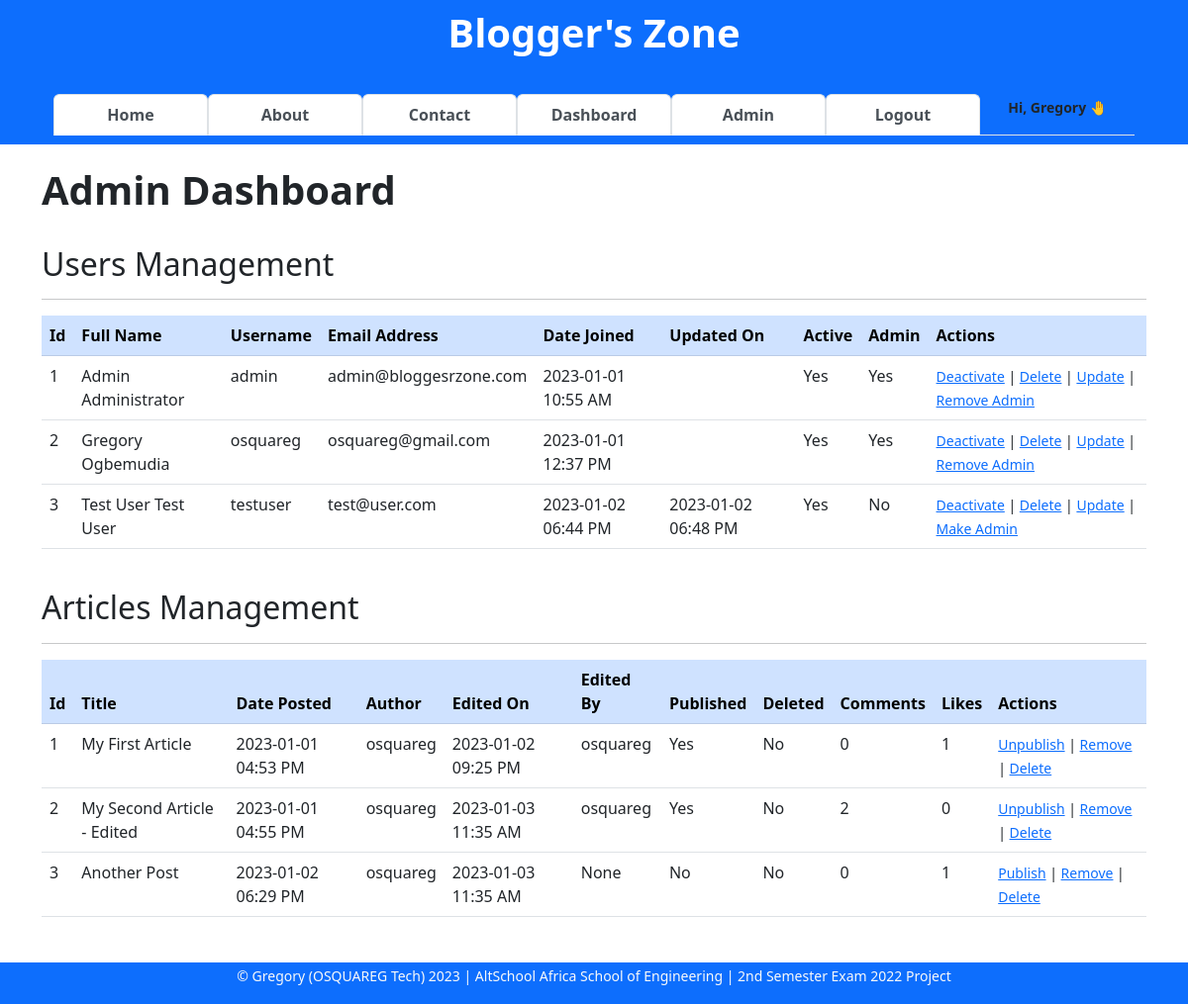
Before: /admin/ (signed in) with the older database file.
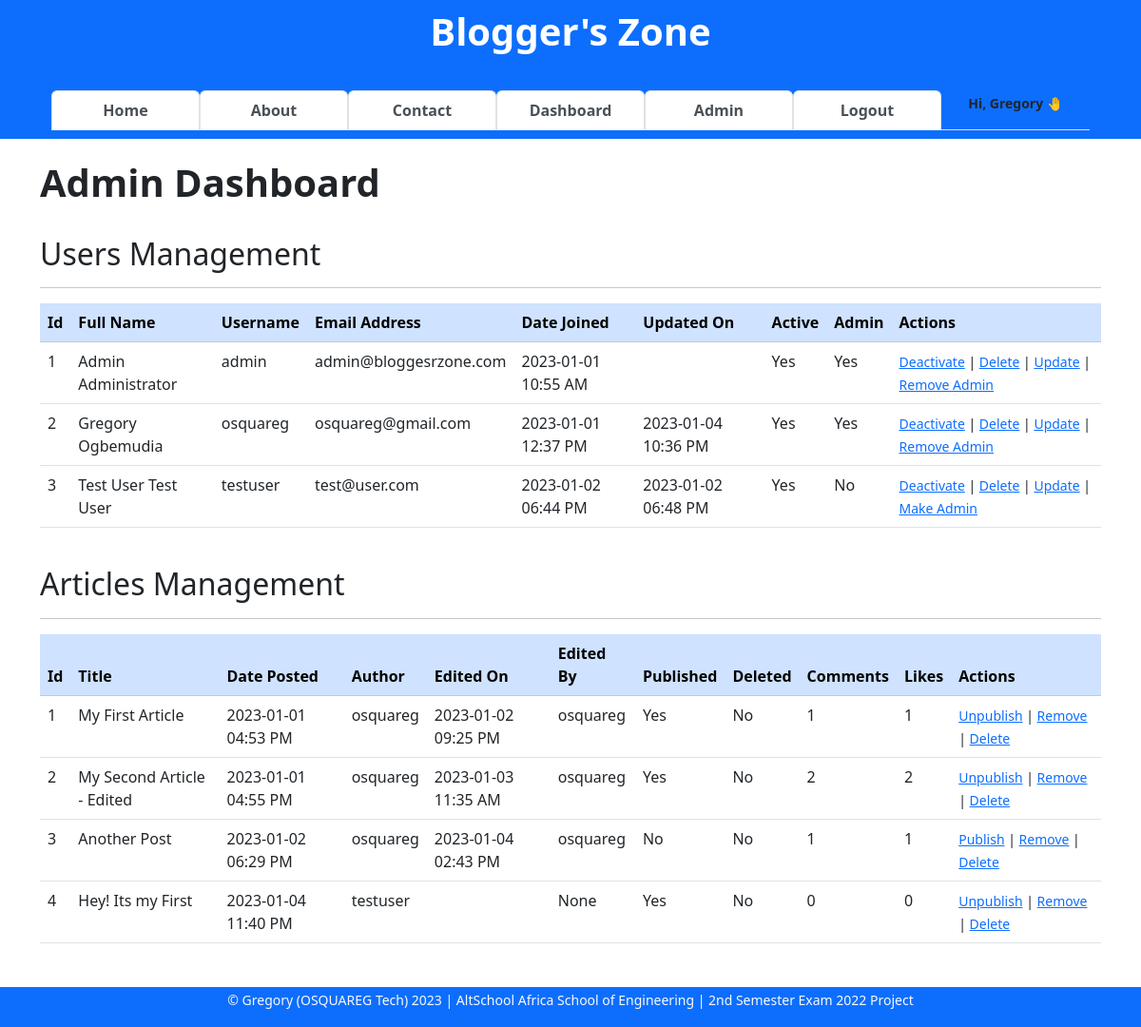
After: the same page with the newer database file.
### app/models.py (models this page shows, shortened)
class User(db.Model, UserMixin):
    __tablename__ = "users"
    id = db.Column(db.Integer, primary_key=True)
    firstname = db.Column(db.String(255), nullable=False)
    lastname = db.Column(db.String(255), nullable=False)
    username = db.Column(db.String(25), nullable=False, unique=True)
    email = db.Column(db.Text(150), nullable=False, unique=True)
    password_hash = db.Column(db.Text(255), nullable=False, unique=True)
    bio = db.Column(db.Text(), nullable=True)
    date_joined = db.Column(db.DateTime, default=datetime.utcnow)
    is_active = db.Column(db.Boolean, default=True)
    is_admin = db.Column(db.Boolean, default=False)
    profile_pic = db.Column(db.String(), nullable=True)
    last_updated_by = db.Column(db.String)
    last_updated_on = db.Column(db.DateTime, onupdate=datetime.utcnow)
    articles = db.relationship("Article", backref="author")
    comments = db.relationship("Comment", backref="commenter")
    article_likes = db.relationship("ArticleLike", backref="art_liker")
    comment_likes = db.relationship("CommentLike", backref="com_liker")

class Article(db.Model):
    __tablename__ = "articles"
    id = db.Column(db.Integer, primary_key=True)
    title = db.Column(db.String(255), nullable=False)
    content = db.Column(db.Text, nullable=False)
    date_posted = db.Column(db.DateTime, default=datetime.utcnow)
    is_draft = db.Column(db.Boolean, default=False, nullable=False)
    last_updated_on = db.Column(db.DateTime, onupdate=datetime.utcnow)
    last_updated_by = db.Column(db.String)
    is_deleted = db.Column(db.Boolean, default=False)
    author_id = db.Column(db.Integer, db.ForeignKey("users.id", ondelete="CASCADE"))
    comments = db.relationship("Comment", backref="articles")
    article_likes = db.relationship("ArticleLike", backref="articles")
    comment_likes = db.relationship("CommentLike", backref="articles")

### app/admin/admin_users.py (the view)
@blueprint.route("/", methods=["GET"])
@login_required
def admin():
    users = db.session.query(User).all()
    articles = db.session.query(Article).all()
    comment_likes_cnts = db.session \
        .query(Article.id.label("article_id"),
               func.count(Comment.comment).label("comments_count"),
               func.count(ArticleLike.user_id).label("likes_count")) \
        .outerjoin(Comment, Comment.article_id == Article.id) \
        .outerjoin(ArticleLike, ArticleLike.article_id == Article.id) \
        .group_by(Article.id).all()
    context = {
        "users": users,
        "articles": articles,
        "comment_likes_cnts": comment_likes_cnts
    }
    if current_user.is_authenticated and current_user.is_admin:
        return render_template("admin.html", **context)
    else:
        flash(f"You are not an admin!")
        return redirect(url_for("user.dashboard"))

### app/main.py (called while the page is built)
@login_man.user_loader
def user_loader(id):
    return User.query.get(int(id))

### app/admin/templates/admin.html (shortened to what this page needs)
{% extends 'base.html' %}
{% block content %}
<h1><b>Admin Dashboard</b></h1>
<br>
<div>
    <h2> Users Management </h2>
    <hr>
    <table class="table">
        <thead class="table-primary table-responsive">
            <th>Id</th>
            <th>Full Name</th>
            <th>Username</th>
            <th>Email Address</th>
            <th>Date Joined</th>
            <th>Updated On</th>
            <th>Active</th>
            <th>Admin</th>
            <th>Actions</th>
        </thead>
        <tbody>
            {% for user in users %}
            <tr>
                <td>{{ user.id }} </td>
                <td>{{ user.firstname }} {{ user.lastname }}</td>
                <td>{{ user.username }}</td>
                <td>{{ user.email }} </td>
                <td>{{ user.date_joined.strftime('%Y-%m-%d %I:%M %p') }} </td>
                <td> {% if user.last_updated_on is none %} {{ Null }}
                    {% else %}
                    {{ user.last_updated_on.strftime('%Y-%m-%d %I:%M %p') }}
                    {% endif %}
                </td>
                <td>{% if user.is_active: %} Yes {% else %} No {% endif %} </td>
                <td>{% if user.is_admin: %} Yes {% else %} No {% endif %} </td>
                <td> <small>
                        {% if user.is_active: %}
                        <a href="{{ url_for('admin-users.deactivate_user', id=user.id) }}">Deactivate</a> | {% else %}
                        <a href="{{ url_for('admin-users.activate_user', id=user.id) }}">Activate</a> |
                        {% endif %}
                        <a href="{{ url_for('admin-users.delete_user', id=user.id) }}">Delete</a> |
                        <a href="{{ url_for('admin-users.update_user', id=user.id) }}">Update</a> |
                        {% if user.is_admin: %}
                        <a href="{{ url_for('admin-users.remove_admin', id=user.id) }}">Remove Admin</a>
                        {% else %}
                        <a href="{{ url_for('admin-users.make_admin', id=user.id) }}">Make Admin</a>
                        {% endif %}
                    </small>
                </td>
            </tr>
            {% endfor %}
        </tbody>
    </table>
</div>
<br>
<div>
    <h2> Articles Management </h2>
    <hr>
    <table class="table">
        <thead class="table-primary table-responsive">
            <th>Id</th>
            <th>Title</th>
            <th>Date Posted</th>
            <th>Author</th>
            <th>Edited On</th>
            <th>Edited By</th>
            <th>Published</th>
            <th>Deleted</th>
            <th>Comments</th>
            <th>Likes</th>
            <th>Actions</th>
        </thead>
        <tbody>
            {% for article in articles %}
            <tr>
                <td>{{ article.id }}</td>
                <td>{{ article.title }}</td>
                <td>{{ article.date_posted.strftime('%Y-%m-%d %I:%M %p') }}</td>
                <td>{{ article.author.username }}</td>
                <td> {% if article.last_updated_on is none %}
                    {{ Null }} {% else %}
                    {{ article.last_updated_on.strftime('%Y-%m-%d %I:%M %p') }}
                    {% endif %}
                </td>
                <td>{{ article.last_updated_by }}</td>
                <td>{% if article.is_draft: %} No {% else %} Yes {% endif %} </td>
                <td>{% if article.is_deleted: %} Yes {% else %} No {% endif %} </td>
                <td>
                {% for comment_likes_cnt in comment_likes_cnts %}
                {% if comment_likes_cnt.article_id == article.id %}
                {{ comment_likes_cnt.comments_count }}
                {% endif %}
                {% endfor %}
                </td>
                <td>
                {% for comment_likes_cnt in comment_likes_cnts %}
                {% if comment_likes_cnt.article_id == article.id %}
                {{ comment_likes_cnt.likes_count }}
                {% endif %}
                {% endfor %}
                </td>
                <td>
                    <small>
                        {% if article.is_draft: %}
                        <a href="{{ url_for('admin-articles.publish_article', id=article.id) }}">Publish</a> |
                        {% else %}
                        <a href="{{ url_for('admin-articles.unpublish_article', id=article.id) }}">Unpublish</a> |
                        {% endif %}
                        {% if article.is_deleted: %}
                        <a href="{{ url_for('admin-articles.add_article', id=article.id) }}">Add</a> |
                        {% else %}
                        <a href="{{ url_for('admin-articles.remove_article', id=article.id) }}">Remove</a> |
                        {% endif %}
                        <a href="{{ url_for('admin-articles.delete_article', id=article.id) }}">Delete</a>
                    </small>
                </td>
            </tr>
            {% endfor %}
        </tbody>
    </table>
</div>
{% endblock content %}

### app/templates/base.html (shortened to what this page needs)
<!DOCTYPE html>
<html lang="en">
<head>
    <link rel="stylesheet" href="{{url_for('static',filename='css/style.css')}}" type="text/css">
    <link rel="stylesheet" href="{{url_for('static', filename='css/content-styles.css')}}" type="text/css">
    <link href="https://cdn.jsdelivr.net/npm/bootstrap@5.2.2/dist/css/bootstrap.min.css" rel="stylesheet">
</head>
<body onload="openPage('Published', this, 'rgb(0, 89, 250)', 'white')">
    <nav class="navbar navbar-light fixed-top text-lg-center bg-primary border border-primary" >
        <div class="container container-sm">
            <div class="container">
                <a class="navbar-brand" href="{{url_for('general.index')}}">
                    <h1 class="text-white"><b>Blogger's Zone</b></h1>
                </a>
            </div>
            <div class="container">
                <ul class="nav navbar-dark nav-tabs nav-justified">
                    <li class="nav-item">
                        <a class="nav-link active" href="{{url_for('general.index')}}"><b>Home</b></a>
                    </li>
                    <li class="nav-item">
                        <a class="nav-link active" href="{{ url_for('general.about') }}"><b>About</b></a>
                    </li>
                    <li class="nav-item">
                        <a class="nav-link active" href="{{ url_for('general.message') }}"><b>Contact</b></a>
                    </li>
                    {% if current_user.is_authenticated %}
                    <li class="nav-item">
                        <a class="nav-link active" href="{{url_for('user.dashboard')}}"><b>Dashboard</b></a>
                    </li>
                    {% if current_user.is_admin %}
                    <li class="nav-item">
                        <a class="nav-link active" href="{{url_for('admin-users.admin')}}"><b>Admin</b></a>
                    </li>
                    {% endif %}
                    <li class="nav-item">
                        <a class="nav-link active" href="{{ url_for('auth.logout') }}"><b>Logout</b></a>
                    </li>
                    <li class="nav-item">
                        <small class="align-bottom"><b class="text-end">Hi, {{current_user.firstname}} 🤚</b></small>
                    </li>
                    {% endif %}
                </ul>
            </div>
        </div>
    </nav>
    <main>
        <div><br><br><br><br><br><br><br></div>
        <div class="container">
            {% block content %}
            {% endblock content %}
        </div>
        <div><br><br><br></div>
    </main>
    <div class="text-md-center text-muted bg-primary border border-primary fixed-bottom">
        <footer>
            <p class="text-light">
                <small>
                    &copy Gregory (OSQUAREG Tech)
                    <script>document.write(new Date().getFullYear())</script> | AltSchool Africa School of Engineering | 2nd Semester Exam 2022 Project
                </small>
            </p>
        </footer>
    </div>
</body>
</html>

### app/static/css/style.css (style rules this page uses)
a { text-decoration: none; }

### app/static/css/content-styles.css (style rules this page uses)
:root { --ck-color-image-caption-background: hsl(0, 0%, 97%); --ck-color-image-caption-text: hsl(0, 0%, 20%); --ck-color-mention-background: hsla(341, 100%, 30%, 0.1); --ck-color-mention-text: hsl(341, 100%, 30%); --ck-color-table-caption-background: hsl(0, 0%, 97%); --ck-color-table-caption-text: hsl(0, 0%, 20%); --ck-highlight-marker-blue: hsl(201, 97%, 72%); --ck-highlight-marker-green: hsl(120, 93%, 68%); --ck-highlight-marker-pink: hsl(345, 96%, 73%); --ck-highlight-marker-yellow: hsl(60, 97%, 73%); --ck-highlight-pen-green: hsl(112, 100%, 27%); --ck-highlight-pen-red: hsl(0, 85%, 49%); --ck-image-style-spacing: 1.5em; --ck-inline-image-style-spacing: calc(var(--ck-image-style-spacing) / 2); --ck-todo-list-checkmark-size: 16px; }

Changed rows visible on the page:
changed User "Gregory": last_updated_on (not shown) → "2023-01-04 10:36 PM"
changed Article "Another Post": last_updated_on "2023-01-03 11:35 AM" → "2023-01-04 02:43 PM"; last_updated_by "None" → "osquareg"
added Article: id "4", title "Hey! Its my First", date_posted "2023-01-04 11:40 PM", author.username "testuser", last_updated_by "None", is_draft "Yes", is_deleted "No", comments_count "0", likes_count "0"
Other visible differences:
new list line: "1"
new list line: "2"
list line gone: "0"
